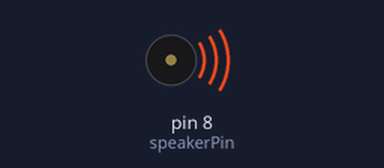
Simulated run of this sketch. Board: Arduino Uno, built with avr-gcc and run on an emulated ATmega328P. Shown: buzzer (waves = sounding).

Above: at 0.6 s.
At 9.26 s:
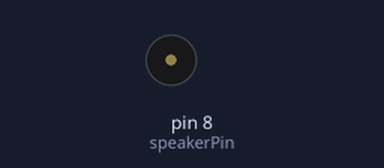
Timing chart, 0 to 9.6 s (numbered marks = the images above):
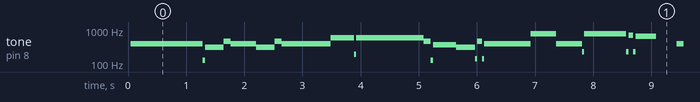

Measured:
- by itself, tone on pin 8 (speakerPin): plays 391 Hz for 1.2 s, 127 Hz for 0.04 s, 310 Hz for 0.32 s, 465 Hz for 0.12 s, 391 Hz for 0.44 s, 310 Hz for 0.32 s … (370 notes in this stretch)

The sketch:

ImperialMarch.ino
```cpp
  int speakerPin = 8;
  int length = 70;
  String notes[] = {"G4","G4", "G4", "D#4/Eb4", "A#4/Bb4", "G4", "D#4/Eb4","A#4/Bb4", "G4", "D5", "D5", "D5", "D#5/Eb5", "A#4/Bb4", "F#4/Gb4", "D#4/Eb4","A#4/Bb4", "G4", "G5","G4","G4","G5","F#5/Gb5", "F5","E5","D#5/Eb5","E5", "rest", "G4", "rest","C#5/Db5","C5","B4","A#4/Bb4","A4","A#4/Bb4", "rest", "D#4/Eb4", "rest", "F#4/Gb4", "D#4/Eb4","A#4/Bb4", "G4" ,"D#4/Eb4","A#4/Bb4", "G4"};
  int beats[] = { 8, 8, 8, 6, 2, 8, 6 , 2 ,16 , 8, 8, 8, 6, 2, 8, 6, 2, 16,8,6,2,8,6,2,2, 2, 2,6,2,2,8,6,2,2,2,2,6,2,2,9,6,2,8,6,2,16  };
  int tempo = 50;

  void playTone(int tone, int duration) {
    for (long i = 0; i < duration * 1000L; i += tone * 2) {
      digitalWrite(speakerPin, HIGH);
      delayMicroseconds(tone);
      digitalWrite(speakerPin, LOW);
      delayMicroseconds(tone);
    }
  }

  void playNote(String note, int duration) {
    String noteNames[] = { "D#4/Eb4", "E4", "F4", "F#4/Gb4", "G4", "G#4/Ab4", "A4", "A#4/Bb4", "B4", "C5", "C#5/Db5", "D5", "D#5/Eb5", "E5", "F5", "F#5/Gb5", "G5", "G#5/Ab5", "A5", "A#5/Bb5", "B5", "C6", "C#6/Db6", "D6", "D#6/Eb6", "E6", "F6", "F#6/Gb6", "G6" };
    int tones[] = { 1607, 1516, 1431, 1351, 1275, 1203, 1136, 1072, 1012, 955, 901, 851, 803, 758, 715, 675, 637, 601, 568, 536, 506, 477, 450, 425, 401, 379, 357, 337, 318 };
    for (int i = 0; i < 29; i++) {
      if (noteNames[i] == note) {
        playTone(tones[i], duration);
      }
    }
  }

  void setup() {
    pinMode(speakerPin, OUTPUT);
  }

  void loop() {
    for (int i = 0; i < length; i++) {
      if (notes[i] == "rest") {
        delay(beats[i] * tempo);
      } else {
        playNote(notes[i], beats[i] * tempo);
      }
      delay(tempo / 2);
    }
  }
```
